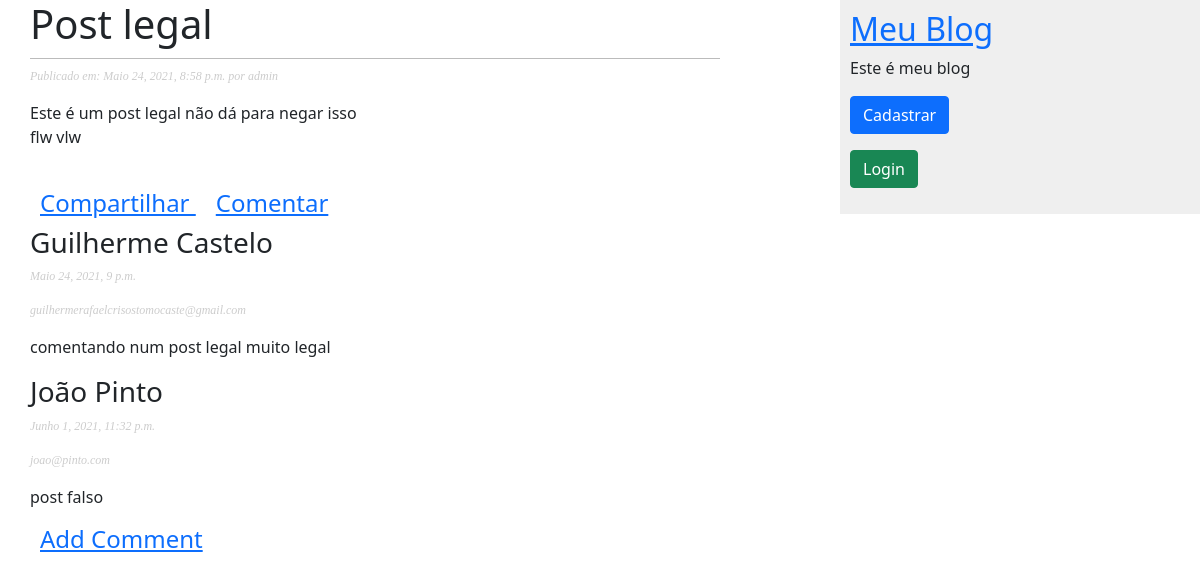
The page /post-legal/ on the database its author committed.
### meublog/models.py (models this page shows, shortened)
class Post(models.Model):
    STATUS_CHOICES = (
        ('rascunho', 'Rascunho'),
        ('publicado', 'publicado')
    )
    objects = models.Manager()
    publicado = PublicadosManager()
    titulo = models.CharField(max_length=250)
    slug = models.SlugField(max_length=100)
    corpo = models.TextField()
    autor = models.ForeignKey(User, on_delete=models.CASCADE, related_name='meublog_posts')
    publicados = models.DateTimeField(default=timezone.now)
    criado = models.DateTimeField(auto_now_add=True)
    status = models.CharField(max_length=9, choices=STATUS_CHOICES, default='rascunho')
    class Meta:
        ordering = ('-publicados',)
        verbose_name = "Post"
        verbose_name_plural = "Posts"

class Comentario(models.Model):
    post = models.ForeignKey(Post, on_delete=models.CASCADE)
    nome = models.CharField('Nome', max_length=100)
    email = models.EmailField('E-mail')
    comentario = models.TextField('Comentário')
    criado = models.DateTimeField('Data Criação', auto_now_add=True)
    status = models.BooleanField('Ativo', default=False)
    class Meta:
        verbose_name = "Comentario"
        verbose_name_plural = "Comentarios"

### meublog/views.py (the view)
# urls.py: path('<slug:slug>/', views.DetalharPostView.as_view(), name='detalhe'),
class DetalharPostView(DetailView):
    template_name = "meublog/post/detalharpost.html"
    model = Post
    def _get_comment(self, id_post):
        try:
            return Comentario.objects.filter(post_id=id_post, status=True)
        except Comentario.DoesNotExixt:
            raise Exception
    def get_context_data(self, **kwargs):
        context = super(DetalharPostView, self).get_context_data(**kwargs)
        context['coments'] = self._get_comment(self.object.id)
        return context

### meublog/templates/meublog/post/detalharpost.html (shortened to what this page needs)
{% extends 'meublog/base.html' %}
{% block conteudo %}
    <h1> {{ post.titulo }} </h1>
    <p class="date">
        Publicado em: {{ post.publicados }} por {{ post.autor }}
    </p>
    <p>
        {{ post.corpo | linebreaks }}
    </p>
    <br>
    <h4>
        <span style="margin-right:10px; margin-left:10px">
            <a href="{% url 'meublog:share_post' post.pk %}">
                Compartilhar
            </a>
        </span>
        <span style="margin-right:10px; margin-left:10px">
            <a href="{% url 'meublog:comentar_post' post.id %}">
                Comentar
            </a>
        </span>
    </h4>
    {% for c in coments %}
        <h3>
            {{ c.nome }}
        </h3>
        <p class="date">
            {{ c.criado }}
        </p>
        <p class="date">
            {{ c.email }}
        </p>
        <p>
            {{ c.comentario }}
        </p>
    {% endfor %}
    <h4>
        <span style="margin-right:10px; margin-left:10px">
            <a href="{% url 'meublog:comentar_post' post.id %}">
                Add Comment
            </a>
        </span>
    </h4>
{% endblock %}

### meublog/static/css/meublog.css (style rules this page uses)
body { margin:0; padding:0; font-family:helvetica, sans-serif; }
a { color:#00abff; text-decoration:none; }
h1 { font-weight:normal; border-bottom:1px solid #bbb; padding:0 0 10px 0; }
p.date { color:#ccc; font-family: georgia, serif; font-size: 12px; font-style: italic; }

### rows shown on the page
Post: publicados "Maio 24, 2021, 8:58 p.m.", autor "admin", corpo "Este é um post legal não dá para negar isso flw vlw"
Comentario: nome "Guilherme Castelo", criado "Maio 24, 2021, 9 p.m.", email "guilhermerafaelcrisostomocaste@gmail.com", comentario "comentando num post legal muito legal"
Comentario: nome "João Pinto", criado "Junho 1, 2021, 11:32 p.m.", email "joao@pinto.com", comentario "post falso"
